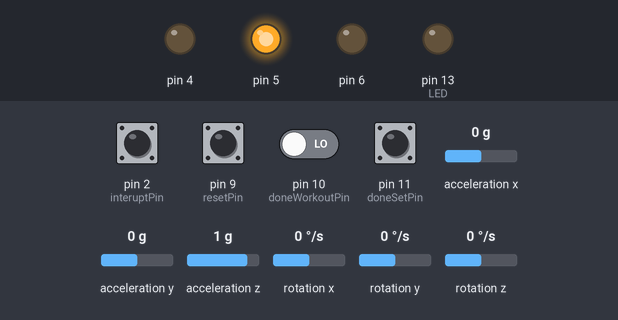
Bench run of a sketch on a simulated Arduino Uno, built with avr-gcc and run on an emulated ATmega328P. Shown: output pins drawn as LEDs (lit = HIGH). Wiring (inferred from the names in the program): MPU-6050 motion sensor at I2C address 0x68. The test bench sets the inputs (shaded band); at power-on: pin 2 (interuptPin), pin 9 (resetPin), pin 10 (doneWorkoutPin), pin 11 (doneSetPin) LOW, acceleration y 0 g, acceleration x 0 g, acceleration z 1 g, rotation x 0 °/s, rotation y 0 °/s, rotation z 0 °/s.

Above: at 1.2 s.
1.3 s: acceleration y set to -0.2 g
2.8 s: acceleration y set to -0.5 g
At 4.0 s:
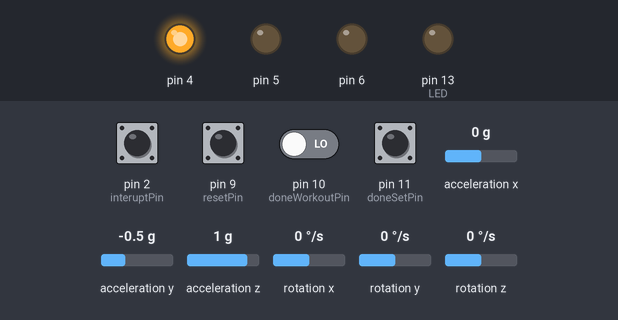
4.6 s: acceleration y set to 0.8 g
At 5.5 s:
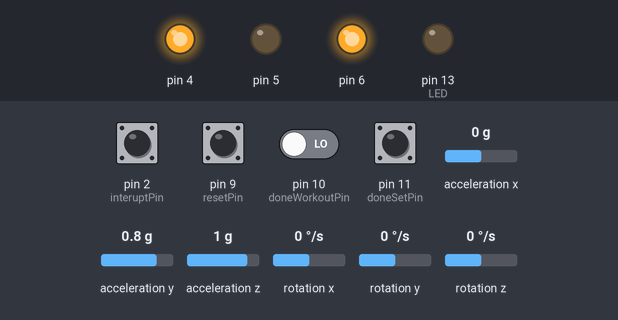
Timing chart, 0 to 7.6 s (numbered marks = the images above; inputs shaded):
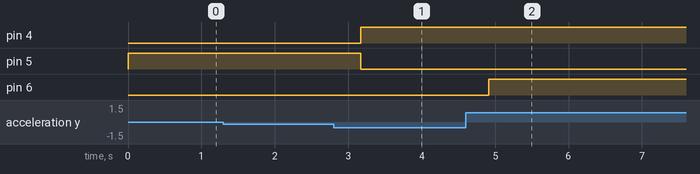

The sketch:

workout_assisstant.ino
```cpp
#include<Wire.h>

const int interuptPin = 2;        //the pin receiving the input signal to be measured
volatile int edge_counter = 0;

const int MPU_addr=0x68;
int16_t AcX,AcY,AcZ,Tmp,GyX,GyY,GyZ;

int minVal=265;
int maxVal=402;

double x;
double y;
double z;

int num_of_reds = 0;
bool already_red = true;
long rep_time_events = 0.00;
long rep_time_seconds = 0.00;
bool rep_already_counted = false;
int num_of_reps = 0;
bool weight_up;
bool weight_down;

int wristTilted[4] = {1, 1, 1, 1};
bool weight_up_history[3] = {false, false, false};
float weight_history_time[3] = {0.00, 0.00, 0.00};

//setting up button pins
const int resetPin = 9;
const int doneWorkoutPin = 10;
const int doneSetPin = 11;

// variables to read button state
volatile int resetButtonState = 0;
volatile int pauseButtonState = 0;
volatile int doneWorkoutButtonState = 0;
volatile int doneSetButtonState = 0;

// variables to change in interrupt handler if pressed is true for respective button
volatile bool reset = false;
volatile bool pause = false;
volatile bool already_paused = false;
volatile bool doneWorkout = false;
volatile bool doneSet = false;

// stores events after each overflow occurs
volatile long timerOverflow = 0;

// stores overflow events from pre-pausing or pre-doneSet period
long prevOverflow = 0;

// Variable to store instantenous events completed from the timer
volatile long currentTime = 0;

void setup(){

  // setup MPU6050
  Wire.begin();
  Wire.beginTransmission(MPU_addr);
  Wire.write(0x6B);
  Wire.write(0);
  Wire.endTransmission(true);
  pinMode(interuptPin, INPUT);
  Serial.begin(9600);

  pinMode(4, OUTPUT);
  pinMode(5, OUTPUT);
  pinMode(6, OUTPUT);

  DDRB |= (1 << 5); //enable LED port for writing

  //setting up timer 1 for: done set,
  TCCR1A=0;//resetTimer1controlregisters
  TCCR1B=0;//setWGM_2:0=000
  TIMSK1 = 0x1;
  TCCR1B |= (1 << CS12);
  TCCR1B &= ~(1 << CS11);
  TCCR1B |= (1 << CS10);

  //setting up buttons as input
  pinMode(resetPin, INPUT);
  pinMode(doneWorkoutPin, INPUT);
  pinMode(doneSetPin, INPUT);

  //setup the interrupt for buttons
  attachInterrupt(0, pin_ISR, RISING);
  sei(); //enable interrupts

}

void check_consecutive_tilt(int wristTilted[]){
  int rightTiltCounter = 0;
  for(int i=0; i<4; i++){
    if(wristTilted[i] == 1){
      digitalWrite(4, LOW);
      digitalWrite(6, LOW);
      digitalWrite(5, HIGH);
      already_red = false;
      return;
    }
    else if (wristTilted[i] == 2){
      rightTiltCounter++;
    }
  }

  digitalWrite(5, LOW);
  if (!already_red){
    num_of_reds++;
  }

  if (rightTiltCounter == 4){
//    Serial.println("RIGHT LED");
    digitalWrite(6, HIGH);
    already_red = true;
    return;
  }

  else{
//    Serial.println("LEFT LED");
    digitalWrite(4, HIGH);
    already_red = true;
    return;
  }

}

int checkX_out_of_range(double x){
  if (x > 20.00 && x <= 180.00){
     return 2;
  }
  else if (x > 180.00 && x < 340.00){
     return 0;
  }
  else {
    return 1;
  }
}

double get_time(long of, long ct){
  double totalTime = 0;
  totalTime = (of+ct)/((double)15625);
  return totalTime;
}

void breakTime(){
  TCNT1 = 0;
  timerOverflow = 0;
  Serial.println("Take a break for 15 seconds!");
  bool firstAlreadyOutputted = false;
  bool midAlreadyOutputted = false;
  bool lastAlreadyOutputted = false;

  // timer for 15 seconds
  while ((timerOverflow + TCNT1) <= 78125){
    if(firstAlreadyOutputted){}
    else{
      Serial.println("15 seconds left");
      Serial.print("");
      firstAlreadyOutputted = true;
    }
  }

  TCNT1 = 0;
  timerOverflow = 0;

  while ((timerOverflow + TCNT1) <= 78125){
    if(midAlreadyOutputted){
      //nothing
      }
    else{
      Serial.println("10 seconds left");
      Serial.print("");
      midAlreadyOutputted = true;
    }
  }

  TCNT1 = 0;
  timerOverflow = 0;

  while ((timerOverflow + TCNT1) <= 78125){
    if(lastAlreadyOutputted){}
    else{
      Serial.println("5 seconds left");
      Serial.print("");
      lastAlreadyOutputted = true;
    }
  }

  Serial.println("Start next set!");
}

void output_status(){
  if(reset){
    double resetTime = get_time(timerOverflow, currentTime);
    Serial.println("\n-----------------------------------------");
    Serial.print("RESET");
    Serial.println(" ");
    Serial.print("Time Elapsed: ");
    Serial.println(resetTime); //INSERT TIME HERE
//    Serial.print("Reps Completed: ");
//    Serial.println(num_of_reps); //INSERT REPS HERE
    Serial.print("Mistakes in workout: ");
    Serial.println(num_of_reds); //INSERT MISTAKES HERE
    Serial.println("-----------------------------------------");
    Serial.println("WORKOUT STARTED");
    Serial.println("-----------------------------------------\n");
    timerOverflow = 0; //overflow value is now zero
    currentTime = 0;
    num_of_reds = 0;
    reset = false;
  }
  else if(pause){
    double pauseTime = get_time(prevOverflow, currentTime);
    Serial.println("\n-----------------------------------------");
    Serial.print("WORKOUT PAUSED");
    Serial.println(" ");
    Serial.print("Time Elapsed: ");
    Serial.println(pauseTime); //INSERT TIME HERE
//    Serial.print("Reps Completed: ");
//    Serial.println(num_of_reps); //INSERT REPS HERE
    Serial.print("Mistakes in workout: ");
    Serial.println(num_of_reds); //INSERT MISTAKES HERE
    Serial.println("-----------------------------------------\n");
  }
  else if(doneWorkout){
    double workoutTime = get_time(timerOverflow, currentTime);
    Serial.println("\n-----------------------------------------");
    Serial.print("WORKOUT COMPLETED");
    Serial.println(" ");
    Serial.print("Time Elapsed: ");
    Serial.println(workoutTime); //INSERT TIME HERE
//    Serial.print("Reps Completed: ");
//    Serial.println(num_of_reps); //INSERT REPS HERE
    Serial.print("Mistakes in workout: ");
    Serial.println(num_of_reds); //INSERT MISTAKES HERE
    Serial.println("-----------------------------------------\n");
    Serial.println("Press RESET to start again!");
    timerOverflow = 0; //overflow value is now zero
    currentTime = 0;
    num_of_reds = 0;
    doneWorkout = false;
  }
  else if(doneSet){
    double setTime = get_time(timerOverflow, currentTime);
    Serial.println("\n-----------------------------------------");
    Serial.print("SET COMPLETED");
    Serial.println(" ");
    Serial.print("Time Elapsed");
    Serial.println(setTime); //INSERT TIME HERE
//    Serial.print("Reps Completed");
//    Serial.println(num_of_reps); //INSERT REPS HERE
    Serial.print("Mistakes in workout: ");
    Serial.println(num_of_reds); //INSERT MISTAKES HERE
    Serial.println("-----------------------------------------\n");
    breakTime();
    doneSet = false;
  }

}

void print_accelerometer_values(){
  Serial.print("AngleX= ");
  Serial.println(x);
  Serial.print("AngleY= ");
  Serial.println(y);
  Serial.print("AngleZ= ");
  Serial.println(z);
  Serial.println("-----------------------------------------");
}

bool set_weight_status(){

  if (y > 60 && y < 90){
    weight_up = true;
    weight_down = false;
  }
  else if (y > 275 && y < 300){
    weight_down = true;
    weight_up = false;
  }
  else{
    weight_down = false;
    weight_up = false;
  }
}

bool check_rep_completed(){
  if (weight_up_history[0] == true && weight_up_history[2] == true){
    if (weight_up_history[1] == false && rep_already_counted == false){
      rep_time_events = weight_history_time[2] - weight_history_time[0];
      rep_time_seconds = rep_time_events / 15625.00;
      num_of_reps++;
      Serial.print("Rep: ");
      Serial.println(num_of_reps);
//      Serial.print("Seconds: ");
//      Serial.println(rep_time_seconds);
      rep_already_counted = true;
    }
  }
  else if (weight_up_history[0] == false){
    rep_already_counted = false;
  }
}

void record_rep_history(){
  if (weight_up && !weight_up_history[0]){

    for (int i = 3; i > 0; i--){
      weight_up_history[i] = weight_up_history[i-1];
    }

    for (int i = 3; i > 0; i--){
      weight_history_time[i] = weight_history_time[i-1];
    }

    weight_up_history[0] = true;
    weight_history_time[0] = timerOverflow + TCNT1;
  }

  else if (weight_down && weight_up_history[0]){

    for (int i = 3; i > 0; i--){
      weight_up_history[i] = weight_up_history[i-1];
    }

    for (int i = 3; i > 0; i--){
      weight_history_time[i] = weight_history_time[i-1];
    }

    weight_up_history[0] = false;
    weight_history_time[0] = timerOverflow + TCNT1;
  }
}


void loop(){

  // set up MPU6050
  Wire.beginTransmission(MPU_addr);
  Wire.write(0x3B);
  Wire.endTransmission(false);
  Wire.requestFrom(MPU_addr,14,true);

  // reading accelerometer
  AcX=Wire.read()<<8|Wire.read();
  AcY=Wire.read()<<8|Wire.read();
  AcZ=Wire.read()<<8|Wire.read();
  int xAng = map(AcX,minVal,maxVal,-90,90);
  int yAng = map(AcY,minVal,maxVal,-90,90);
  int zAng = map(AcZ,minVal,maxVal,-90,90);

  // converting to degrees
  x= RAD_TO_DEG * (atan2(-yAng, -zAng)+PI);
  y= RAD_TO_DEG * (atan2(-xAng, -zAng)+PI);
  z= RAD_TO_DEG * (atan2(-yAng, -xAng)+PI);


//  print_accelerometer_values();

  // record new values
  for (int i = 3; i > 0; i--){
    wristTilted[i] = wristTilted[i-1];
  }

  wristTilted[0] = checkX_out_of_range(x);

  check_consecutive_tilt(wristTilted);
//
//  set_weight_status();
//  record_rep_history();
//  check_rep_completed();

  resetButtonState = digitalRead(resetPin);
  doneWorkoutButtonState = digitalRead(doneWorkoutPin);
  doneSetButtonState = digitalRead(doneSetPin);

//  for (int i = 0; i < 3; i++){
//    Serial.print(weight_up_history[i]);
//  }
//  Serial.println();
//

  // polling for reset, doneworkout and done set
  if(resetButtonState == HIGH){
    reset = true;
    currentTime = TCNT1;
    // outputting status based on pressed button
    output_status();
    TCNT1 = 0; // reset timer
  }

  else if(doneWorkoutButtonState == HIGH){
    doneWorkout = true;
    currentTime = TCNT1;
    output_status();
    TCNT1 = 0; // reset timer
  }

  else if(doneSetButtonState == HIGH){
    doneSet = true;
    currentTime = TCNT1;
    prevOverflow = timerOverflow;
    output_status();
    TCNT1 = currentTime;
    timerOverflow = prevOverflow;
  }

  else if(pause && !already_paused){
    output_status();
    already_paused = true;
  }

   delay(100);
}

// handles a press of pause button
void pin_ISR()
{
  if (pause == false){
    currentTime = TCNT1;
    prevOverflow = timerOverflow;
  }
  else if (pause == true) {
    already_paused = false;
    Serial.println("\n-----------------------------------------");
    Serial.println("WORKOUT UNPAUSED");
    Serial.println("-----------------------------------------\n");
    TCNT1 = currentTime; //start from last value of outputTime
    timerOverflow = prevOverflow;
  }
  pause = !pause;
}

ISR (TIMER1_OVF_vect){
  timerOverflow += 65536;
}
```

Measured:
- the behaviour switches between -0.3 and -0.4 g on acceleration y (found by bisection; images 0 and 1)
- after the input at 1.3 s, every drawn part: stays the same
- after the input at 2.8 s, pin 4: LOW → HIGH after 0.37 s; pin 5: HIGH → LOW after 0.37 s
- after the input at 4.6 s, pin 6: LOW → HIGH after 0.31 s
